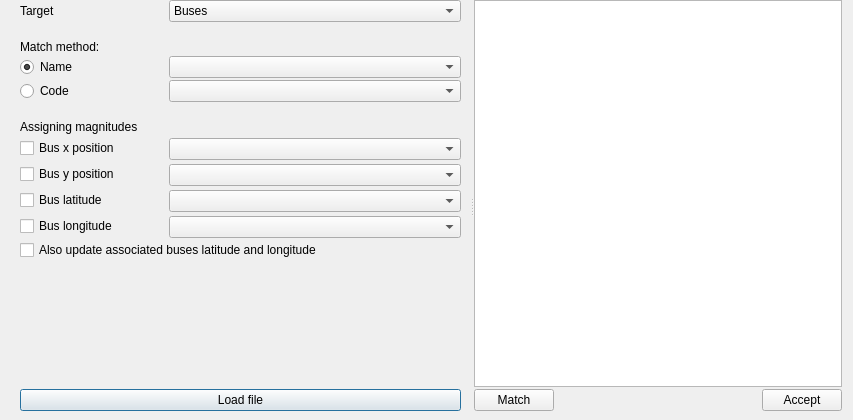
<?xml version="1.0" encoding="UTF-8"?>
<ui version="4.0">
 <class>Dialog</class>
 <widget class="QDialog" name="Dialog">
  <property name="geometry">
   <rect>
    <x>0</x>
    <y>0</y>
    <width>853</width>
    <height>420</height>
   </rect>
  </property>
  <property name="windowTitle">
   <string>Dialog</string>
  </property>
  <layout class="QVBoxLayout" name="verticalLayout">
   <property name="topMargin">
    <number>0</number>
   </property>
   <property name="bottomMargin">
    <number>9</number>
   </property>
   <item>
    <widget class="QSplitter" name="splitter">
     <property name="orientation">
      <enum>Qt::Orientation::Horizontal</enum>
     </property>
     <widget class="QFrame" name="frame_4">
      <property name="frameShape">
       <enum>QFrame::Shape::NoFrame</enum>
      </property>
      <property name="frameShadow">
       <enum>QFrame::Shadow::Raised</enum>
      </property>
      <layout class="QVBoxLayout" name="verticalLayout_2">
       <property name="leftMargin">
        <number>0</number>
       </property>
       <property name="topMargin">
        <number>0</number>
       </property>
       <property name="rightMargin">
        <number>0</number>
       </property>
       <property name="bottomMargin">
        <number>0</number>
       </property>
       <item>
        <widget class="QFrame" name="frame_2">
         <property name="frameShape">
          <enum>QFrame::Shape::NoFrame</enum>
         </property>
         <property name="frameShadow">
          <enum>QFrame::Shadow::Raised</enum>
         </property>
         <layout class="QGridLayout" name="gridLayout_2">
          <property name="topMargin">
           <number>0</number>
          </property>
          <property name="bottomMargin">
           <number>0</number>
          </property>
          <property name="verticalSpacing">
           <number>2</number>
          </property>
          <item row="1" column="1" colspan="2">
           <widget class="QComboBox" name="objectTypeComboBox">
            <item>
             <property name="text">
              <string>Buses</string>
             </property>
            </item>
            <item>
             <property name="text">
              <string>Substations</string>
             </property>
            </item>
            <item>
             <property name="text">
              <string>Injections</string>
             </property>
            </item>
           </widget>
          </item>
          <item row="7" column="0">
           <widget class="QLabel" name="label_4">
            <property name="text">
             <string/>
            </property>
           </widget>
          </item>
          <item row="10" column="1" colspan="2">
           <widget class="QComboBox" name="xComboBox"/>
          </item>
          <item row="6" column="0">
           <widget class="QRadioButton" name="codeRadioButton">
            <property name="text">
             <string>Code</string>
            </property>
           </widget>
          </item>
          <item row="12" column="1" colspan="2">
           <widget class="QComboBox" name="yComboBox"/>
          </item>
          <item row="1" column="0">
           <widget class="QLabel" name="objectTypeLabel">
            <property name="text">
             <string>Target</string>
            </property>
           </widget>
          </item>
          <item row="5" column="0">
           <widget class="QRadioButton" name="nameRadioButton">
            <property name="text">
             <string>Name</string>
            </property>
            <property name="checked">
             <bool>true</bool>
            </property>
           </widget>
          </item>
          <item row="6" column="1" colspan="2">
           <widget class="QComboBox" name="codeComboBox"/>
          </item>
          <item row="14" column="1" colspan="2">
           <widget class="QComboBox" name="latitudeComboBox"/>
          </item>
          <item row="15" column="0" rowspan="2">
           <widget class="QCheckBox" name="longitudeCheckBox">
            <property name="text">
             <string>Bus longitude</string>
            </property>
           </widget>
          </item>
          <item row="16" column="1" colspan="2">
           <widget class="QComboBox" name="longitudeComboBox"/>
          </item>
          <item row="17" column="0" colspan="3">
           <widget class="QCheckBox" name="propagateBusesCheckBox">
            <property name="text">
             <string>Also update associated buses latitude and longitude</string>
            </property>
           </widget>
          </item>
          <item row="3" column="0">
           <widget class="QLabel" name="label_2">
            <property name="text">
             <string/>
            </property>
           </widget>
          </item>
          <item row="4" column="0" colspan="3">
           <widget class="QLabel" name="label_3">
            <property name="text">
             <string>Match method:</string>
            </property>
           </widget>
          </item>
          <item row="5" column="1" colspan="2">
           <widget class="QComboBox" name="nameComboBox"/>
          </item>
          <item row="11" column="0" rowspan="2">
           <widget class="QCheckBox" name="yCheckBox">
            <property name="text">
             <string>Bus y position</string>
            </property>
           </widget>
          </item>
          <item row="8" column="0" colspan="3">
           <widget class="QLabel" name="label_5">
            <property name="text">
             <string>Assigning magnitudes</string>
            </property>
           </widget>
          </item>
          <item row="13" column="0" rowspan="2">
           <widget class="QCheckBox" name="latitudeCheckBox">
            <property name="text">
             <string>Bus latitude</string>
            </property>
           </widget>
          </item>
          <item row="9" column="0" rowspan="2">
           <widget class="QCheckBox" name="xCheckBox">
            <property name="text">
             <string>Bus x position</string>
            </property>
           </widget>
          </item>
          <item row="18" column="0" colspan="3">
           <spacer name="verticalSpacer">
            <property name="orientation">
             <enum>Qt::Orientation::Vertical</enum>
            </property>
            <property name="sizeHint" stdset="0">
             <size>
              <width>20</width>
              <height>40</height>
             </size>
            </property>
           </spacer>
          </item>
          <item row="19" column="0" colspan="3">
           <widget class="QPushButton" name="open_button">
            <property name="text">
             <string>Load file</string>
            </property>
            <property name="icon">
             <iconset resource="../../Icons/icons.qrc">
              <normaloff>:/Icons/icons/import_profiles.png</normaloff>:/Icons/icons/import_profiles.png</iconset>
            </property>
           </widget>
          </item>
         </layout>
        </widget>
       </item>
      </layout>
     </widget>
     <widget class="QFrame" name="frame_6">
      <property name="frameShape">
       <enum>QFrame::Shape::NoFrame</enum>
      </property>
      <property name="frameShadow">
       <enum>QFrame::Shadow::Raised</enum>
      </property>
      <layout class="QVBoxLayout" name="verticalLayout_3">
       <property name="spacing">
        <number>2</number>
       </property>
       <property name="leftMargin">
        <number>0</number>
       </property>
       <property name="topMargin">
        <number>0</number>
       </property>
       <property name="rightMargin">
        <number>0</number>
       </property>
       <property name="bottomMargin">
        <number>0</number>
       </property>
       <item>
        <widget class="QTableView" name="assignation_table"/>
       </item>
       <item>
        <widget class="QFrame" name="frame_9">
         <property name="frameShape">
          <enum>QFrame::Shape::NoFrame</enum>
         </property>
         <property name="frameShadow">
          <enum>QFrame::Shadow::Raised</enum>
         </property>
         <layout class="QGridLayout" name="gridLayout">
          <property name="leftMargin">
           <number>0</number>
          </property>
          <property name="topMargin">
           <number>0</number>
          </property>
          <property name="rightMargin">
           <number>0</number>
          </property>
          <property name="bottomMargin">
           <number>0</number>
          </property>
          <item row="0" column="1">
           <spacer name="horizontalSpacer_3">
            <property name="orientation">
             <enum>Qt::Orientation::Horizontal</enum>
            </property>
            <property name="sizeHint" stdset="0">
             <size>
              <width>40</width>
              <height>20</height>
             </size>
            </property>
           </spacer>
          </item>
          <item row="0" column="2">
           <widget class="QPushButton" name="acceptButton">
            <property name="toolTip">
             <string>Do it!</string>
            </property>
            <property name="statusTip">
             <string/>
            </property>
            <property name="text">
             <string>Accept</string>
            </property>
            <property name="icon">
             <iconset resource="../../Icons/icons.qrc">
              <normaloff>:/Icons/icons/gear.png</normaloff>:/Icons/icons/gear.png</iconset>
            </property>
           </widget>
          </item>
          <item row="0" column="0">
           <widget class="QPushButton" name="refreshButton">
            <property name="text">
             <string>Match</string>
            </property>
            <property name="icon">
             <iconset resource="../../Icons/icons.qrc">
              <normaloff>:/Icons/icons/transform.png</normaloff>:/Icons/icons/transform.png</iconset>
            </property>
           </widget>
          </item>
         </layout>
        </widget>
       </item>
      </layout>
     </widget>
    </widget>
   </item>
  </layout>
 </widget>
 <resources>
  <include location="../../Icons/icons.qrc"/>
 </resources>
 <connections/>
</ui>
